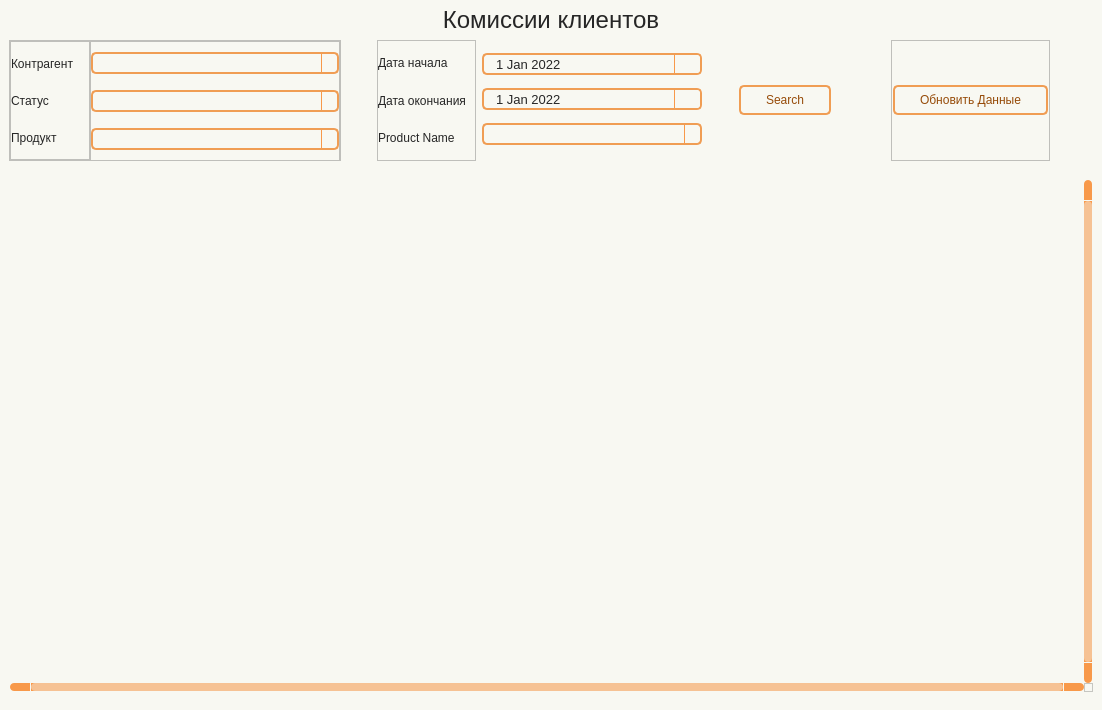
<?xml version="1.0" encoding="UTF-8"?>
<ui version="4.0">
 <class>Form</class>
 <widget class="QWidget" name="Form">
  <property name="geometry">
   <rect>
    <x>0</x>
    <y>0</y>
    <width>1102</width>
    <height>710</height>
   </rect>
  </property>
  <property name="minimumSize">
   <size>
    <width>930</width>
    <height>650</height>
   </size>
  </property>
  <property name="windowTitle">
   <string>Form</string>
  </property>
  <property name="styleSheet">
   <string notr="true">Form.QWidget{border: 2px solid #f28223;}

QWidget{
	background-color: #f8f8f2;
}

#Title_label.QLabel {
color: #262626;
font: 18pt &quot;Tahoma&quot;;
}

QLabel {
color: #262626;
font: 10pt &quot;Tahoma&quot;;
}

QPushButton {
	border: 2px solid #f09d54;
	border-radius: 5px;
	background-color: #f8f8f2;
	color: #964b09;
	font: 10pt &quot;Tahoma&quot;;
}

QPushButton:hover {
	background-color: #f28223;
	color: #ffffff;
}

QPushButton:pressed {
	background-color: #f28223;
	border: 2px solid #f28223;
	color: #ffffff;
}


QTableWidget {	
	background-color: #f8f8f2;
	padding: 10px;
	border-radius: 5px;
	gridline-color: #f8994a;
    outline: none;
	color: #262626;
}
QTableWidget::item{
	border-color: #f8994a;
	padding-left: 5px;
	padding-right: 5px;
	gridline-color: #f8994a;
	color: #262626;
	padding: 1px;
    font: 7pt &quot;Tahoma&quot;; 
}
QTableWidget::item:selected{
	background-color: #f28223;
    color: #ffffff;
}
QTableWidget::item:editable {
	background-color: #ffffd0;
	border: #ffffff;
}
QTableWidget::item:focus {
	background-color: #f28223;
	border: 2px solid #ffffff;
}
QHeaderView::section{
	background-color: #f8f8f2;
	border: none;
	border-style: none;
}
QTableWidget::horizontalHeader {	
	background-color: #f8994a;
	font: 10pt &quot;Tahoma&quot;;
}
QHeaderView::section:horizontal {
    border: 1px solid #f8994a;
	background-color: #ffd4af;
	padding: 3px;
	border-top-left-radius: 7px;
    border-top-right-radius: 7px;
    color: #262626;
}
QHeaderView::section:vertical {
    border: 1px solid #f8994a;
	color: #262626;
}

QLineEdit {
	background-color: #f8f8f2;
	border-radius: 5px;
	border: 2px solid #f09d54;
	padding-left: 10px;
	selection-color: rgb(255, 255, 255);
	selection-background-color: #f28223;
    color: #262626;
}
QLineEdit:hover {
	border: 2px solid #f28223;
}
QLineEdit:focus {
	border: 2px solid #f28223;
}

/* Стили для множественного выбора */
QListWidget {
    background-color: #f8f8f2;
    border: 2px solid #f09d54;
    border-radius: 5px;
    color: #262626;
    font: 10pt &quot;Tahoma&quot;;
}

QListWidget::item {
    padding: 5px;
    border-bottom: 1px solid #f8994a;
}

QListWidget::item:selected {
    background-color: #f28223;
    color: #ffffff;
}

QListWidget::item:hover {
    background-color: #ffd4af;
}

/* Улучшенная видимость чекбоксов */
QCheckBox::indicator {
    width: 16px;
    height: 16px;
}

QCheckBox::indicator:unchecked {
    border: 2px solid #f09d54;
    background-color: #f8f8f2;
    border-radius: 3px;
}

QCheckBox::indicator:checked {
    border: 2px solid #f28223;
    background-color: #f28223;
    border-radius: 3px;
    image: url(:/icon/icon/check.svg);
}

QCheckBox::indicator:hover {
    border: 2px solid #f28223;
}

QComboBox {
	background-color: #f8f8f2;
	border-radius: 5px;
	border: 2px solid #f09d54;
	padding-left: 10px;
	selection-color: #f28223;
	selection-background-color: #f28223;
    color: #262626;
	font: 9pt &quot;Tahoma&quot;;
}
QComboBox:hover {
	border: 2px solid #f28223;
	
}
QComboBox:focus {
	border: 2px solid #f28223;
}

QComboBox QAbstractItemView::item {
	color: #262626;
}
QComboBox QAbstractItemView::item::selected {
	background-color: #f09d54;
	color: #ffffff;
}

QComboBox::down-arrow {
	
	image: url(:/icon/icon/chevron-down — копия — копия.svg);
}
QComboBox::drop-down {
    subcontrol-origin: padding;
    subcontrol-position: top right;
    width: 15px;
    border-left-width: 1px;
    border-left-color: #f8994a;
    border-left-style: solid; /* just a single line */
    border-top-right-radius: 3px; /* same radius as the QComboBox */
    border-bottom-right-radius: 3px;
	color: #262626;
}

QScrollBar:horizontal {
    border: none;
    background: #f8994a;
    height: 8px;
    margin: 0px 21px 0 21px;
	border-radius: 0px;
}
QScrollBar::handle:horizontal {
    background: #f6c294;
    min-width: 20px;
	border-radius: 4px
}
QScrollBar::add-line:horizontal {
    border: none;
    background: #f8994a;
    width: 20px;
	border-top-right-radius: 4px;
    border-bottom-right-radius: 4px;
    subcontrol-position: right;
    subcontrol-origin: margin;
}
QScrollBar::sub-line:horizontal {
    border: none;
    background: #f8994a;
    width: 20px;
	border-top-left-radius: 4px;
    border-bottom-left-radius: 4px;
    subcontrol-position: left;
    subcontrol-origin: margin;
}
QScrollBar::up-arrow:horizontal, QScrollBar::down-arrow:horizontal
{
     background: none;
}
QScrollBar::add-page:horizontal, QScrollBar::sub-page:horizontal
{
     background: none;
}
 QScrollBar:vertical {
	border: none;
    background-color: #f8994a;
    width: 8px;
    margin: 21px 0 21px 0;
	border-radius: 0px;
 }
 QScrollBar::handle:vertical {	
	background: #f6c294;
    min-height: 25px;
	border-radius: 4px
 }
 QScrollBar::add-line:vertical {
     border: none;
    background: #f8994a;
     height: 20px;
	border-bottom-left-radius: 4px;
    border-bottom-right-radius: 4px;
     subcontrol-position: bottom;
     subcontrol-origin: margin;
 }
 QScrollBar::sub-line:vertical {
	border: none;
    background: #f8994a;
     height: 20px;
	border-top-left-radius: 4px;
    border-top-right-radius: 4px;
     subcontrol-position: top;
     subcontrol-origin: margin;
 }
 QScrollBar::up-arrow:vertical, QScrollBar::down-arrow:vertical {
     background: none;
 }

 QScrollBar::add-page:vertical, QScrollBar::sub-page:vertical {
     background: none;
 }

QDateEdit {
    background-color: #f8f8f2;
    border-radius: 5px;
    border: 2px solid #f09d54;
    padding-left: 10px; /* Add left padding */
    padding-right: 10px; /* Add right padding to accommodate the dropdown arrow */
    color: #262626;
    font: 10pt &quot;Tahoma&quot;;
    min-width: 80px; /* Minimum width to prevent text clipping */
}

QDateEdit:hover {
    border: 2px solid #f28223;
}

QDateEdit:focus {
    border: 2px solid #f28223;
}

QDateEdit::drop-down {
    subcontrol-origin: padding;
    subcontrol-position: top right;
    width: 25px; /* Keep the dropdown arrow width */
    border-left-width: 1px;
    border-left-color: #f8994a;
    border-left-style: solid;
    border-top-right-radius: 3px;
    border-bottom-right-radius: 3px;
    background-color: #f8f8f2;
}

QDateEdit::down-arrow {
	image: url(:/icon/icon/chevron-down — копия — копия.svg);
    width: 16px;
    height: 16px;
}

/* Calendar Styling */
QCalendarWidget {
    background-color: #f8f8f2;
    border: 2px solid #f28223;
    color: #262626;
}

QCalendarWidget QWidget {
    color: #262626;
}

QCalendarWidget QAbstractItemView {
    background-color: #f8f8f2;
    selection-background-color: #f28223;
    selection-color: #ffffff;
}

QCalendarWidget QToolButton {
    background-color: #ffd4af;
    color: #262626;
    font: 10pt &quot;Tahoma&quot;;
    border-radius: 3px;
    padding: 5px;
}

QCalendarWidget QToolButton:hover {
    background-color: #f28223;
    color: #ffffff;
}

QCalendarWidget QMenu {
    background-color: #f8f8f2;
    border: 1px solid #f28223;
}

QCalendarWidget QSpinBox {
    background-color: #f8f8f2;
    color: #262626;
    border: 1px solid #f09d54;
}

QCalendarWidget QSpinBox::up-button {
    subcontrol-origin: border;
    subcontrol-position: top right;
    width: 15px;
    border-left-width: 1px;
    border-left-color: #f8994a;
    border-left-style: solid;
}

QCalendarWidget QSpinBox::down-button {
    subcontrol-origin: border;
    subcontrol-position: bottom right;
    width: 15px;
    border-left-width: 1px;
    border-left-color: #f8994a;
    border-left-style: solid;
}

QCalendarWidget QSpinBox::up-arrow {
	image: url(:/icon/icon/chevron-up — копия — копия.svg);
    width: 10px;
    height: 10px;
}

QCalendarWidget QSpinBox::down-arrow {
	image: url(:/icon/icon/chevron-down — копия — копия.svg);
    width: 10px;
    height: 10px;
}
</string>
  </property>
  <layout class="QHBoxLayout" name="horizontalLayout">
   <property name="leftMargin">
    <number>0</number>
   </property>
   <property name="topMargin">
    <number>0</number>
   </property>
   <property name="rightMargin">
    <number>0</number>
   </property>
   <property name="bottomMargin">
    <number>0</number>
   </property>
   <item>
    <widget class="QWidget" name="widget" native="true">
     <layout class="QVBoxLayout" name="verticalLayout">
      <property name="spacing">
       <number>0</number>
      </property>
      <property name="leftMargin">
       <number>0</number>
      </property>
      <property name="topMargin">
       <number>0</number>
      </property>
      <property name="rightMargin">
       <number>0</number>
      </property>
      <property name="bottomMargin">
       <number>9</number>
      </property>
      <item>
       <widget class="QLabel" name="Title_label">
        <property name="minimumSize">
         <size>
          <width>0</width>
          <height>40</height>
         </size>
        </property>
        <property name="maximumSize">
         <size>
          <width>16777215</width>
          <height>40</height>
         </size>
        </property>
        <property name="font">
         <font>
          <family>Tahoma</family>
          <pointsize>18</pointsize>
          <italic>false</italic>
          <bold>false</bold>
         </font>
        </property>
        <property name="layoutDirection">
         <enum>Qt::LayoutDirection::LeftToRight</enum>
        </property>
        <property name="text">
         <string>Комиссии клиентов</string>
        </property>
        <property name="alignment">
         <set>Qt::AlignmentFlag::AlignCenter</set>
        </property>
       </widget>
      </item>
      <item>
       <widget class="QFrame" name="frame_Search">
        <property name="minimumSize">
         <size>
          <width>0</width>
          <height>130</height>
         </size>
        </property>
        <property name="maximumSize">
         <size>
          <width>16777215</width>
          <height>130</height>
         </size>
        </property>
        <layout class="QHBoxLayout" name="horizontalLayout_5">
         <property name="leftMargin">
          <number>9</number>
         </property>
         <property name="topMargin">
          <number>0</number>
         </property>
         <property name="rightMargin">
          <number>0</number>
         </property>
         <property name="bottomMargin">
          <number>9</number>
         </property>
         <item>
          <widget class="QFrame" name="frame_6">
           <property name="frameShape">
            <enum>QFrame::Shape::StyledPanel</enum>
           </property>
           <property name="frameShadow">
            <enum>QFrame::Shadow::Raised</enum>
           </property>
           <layout class="QHBoxLayout" name="horizontalLayout_2">
            <property name="spacing">
             <number>0</number>
            </property>
            <property name="leftMargin">
             <number>0</number>
            </property>
            <property name="topMargin">
             <number>0</number>
            </property>
            <property name="rightMargin">
             <number>0</number>
            </property>
            <property name="bottomMargin">
             <number>0</number>
            </property>
            <item>
             <widget class="QFrame" name="frame_4">
              <property name="minimumSize">
               <size>
                <width>80</width>
                <height>0</height>
               </size>
              </property>
              <property name="frameShape">
               <enum>QFrame::Shape::StyledPanel</enum>
              </property>
              <property name="frameShadow">
               <enum>QFrame::Shadow::Raised</enum>
              </property>
              <layout class="QVBoxLayout" name="verticalLayout_5">
               <property name="leftMargin">
                <number>0</number>
               </property>
               <property name="topMargin">
                <number>6</number>
               </property>
               <property name="bottomMargin">
                <number>6</number>
               </property>
               <item>
                <widget class="QLabel" name="label">
                 <property name="text">
                  <string>Контрагент</string>
                 </property>
                </widget>
               </item>
               <item>
                <widget class="QLabel" name="label_4">
                 <property name="text">
                  <string>Статус</string>
                 </property>
                </widget>
               </item>
               <item>
                <widget class="QLabel" name="label_7">
                 <property name="text">
                  <string>Продукт</string>
                 </property>
                </widget>
               </item>
              </layout>
             </widget>
            </item>
            <item>
             <widget class="QFrame" name="frame_5">
              <property name="minimumSize">
               <size>
                <width>250</width>
                <height>120</height>
               </size>
              </property>
              <property name="maximumSize">
               <size>
                <width>300</width>
                <height>16777215</height>
               </size>
              </property>
              <property name="frameShape">
               <enum>QFrame::Shape::StyledPanel</enum>
              </property>
              <property name="frameShadow">
               <enum>QFrame::Shadow::Raised</enum>
              </property>
              <layout class="QVBoxLayout" name="verticalLayout_6">
               <property name="leftMargin">
                <number>0</number>
               </property>
               <property name="topMargin">
                <number>0</number>
               </property>
               <property name="rightMargin">
                <number>0</number>
               </property>
               <property name="bottomMargin">
                <number>0</number>
               </property>
               <item>
                <widget class="QComboBox" name="line_customer">
                 <property name="minimumSize">
                  <size>
                   <width>0</width>
                   <height>22</height>
                  </size>
                 </property>
                 <property name="maximumSize">
                  <size>
                   <width>16777215</width>
                   <height>22</height>
                  </size>
                 </property>
                </widget>
               </item>
               <item>
                <widget class="QComboBox" name="line_status">
                 <property name="minimumSize">
                  <size>
                   <width>0</width>
                   <height>22</height>
                  </size>
                 </property>
                 <property name="maximumSize">
                  <size>
                   <width>16777215</width>
                   <height>22</height>
                  </size>
                 </property>
                </widget>
               </item>
               <item>
                <widget class="QComboBox" name="line_product">
                 <property name="minimumSize">
                  <size>
                   <width>0</width>
                   <height>22</height>
                  </size>
                 </property>
                 <property name="maximumSize">
                  <size>
                   <width>16777215</width>
                   <height>22</height>
                  </size>
                 </property>
                </widget>
               </item>
              </layout>
             </widget>
            </item>
           </layout>
          </widget>
         </item>
         <item>
          <spacer name="horizontalSpacer_3">
           <property name="orientation">
            <enum>Qt::Orientation::Horizontal</enum>
           </property>
           <property name="sizeType">
            <enum>QSizePolicy::Policy::Fixed</enum>
           </property>
           <property name="sizeHint" stdset="0">
            <size>
             <width>30</width>
             <height>20</height>
            </size>
           </property>
          </spacer>
         </item>
         <item>
          <widget class="QFrame" name="frame">
           <property name="minimumSize">
            <size>
             <width>75</width>
             <height>0</height>
            </size>
           </property>
           <property name="maximumSize">
            <size>
             <width>16777215</width>
             <height>16777215</height>
            </size>
           </property>
           <property name="font">
            <font>
             <pointsize>1</pointsize>
            </font>
           </property>
           <property name="frameShape">
            <enum>QFrame::Shape::StyledPanel</enum>
           </property>
           <property name="frameShadow">
            <enum>QFrame::Shadow::Raised</enum>
           </property>
           <layout class="QVBoxLayout" name="verticalLayout_2">
            <property name="leftMargin">
             <number>0</number>
            </property>
            <property name="topMargin">
             <number>6</number>
            </property>
            <property name="rightMargin">
             <number>9</number>
            </property>
            <property name="bottomMargin">
             <number>6</number>
            </property>
            <item>
             <widget class="QLabel" name="label_3">
              <property name="text">
               <string>Дата начала</string>
              </property>
             </widget>
            </item>
            <item>
             <widget class="QLabel" name="label_2">
              <property name="text">
               <string>Дата окончания</string>
              </property>
             </widget>
            </item>
            <item>
             <widget class="QLabel" name="label_6">
              <property name="text">
               <string>Product Name</string>
              </property>
             </widget>
            </item>
           </layout>
          </widget>
         </item>
         <item>
          <widget class="QFrame" name="frame_2">
           <property name="minimumSize">
            <size>
             <width>220</width>
             <height>120</height>
            </size>
           </property>
           <property name="maximumSize">
            <size>
             <width>300</width>
             <height>16777215</height>
            </size>
           </property>
           <layout class="QVBoxLayout" name="verticalLayout_3">
            <property name="spacing">
             <number>0</number>
            </property>
            <property name="leftMargin">
             <number>0</number>
            </property>
            <property name="topMargin">
             <number>0</number>
            </property>
            <property name="rightMargin">
             <number>0</number>
            </property>
            <property name="bottomMargin">
             <number>0</number>
            </property>
            <item>
             <widget class="QDateEdit" name="line_date_start">
              <property name="minimumSize">
               <size>
                <width>104</width>
                <height>22</height>
               </size>
              </property>
              <property name="maximumSize">
               <size>
                <width>16777215</width>
                <height>22</height>
               </size>
              </property>
              <property name="font">
               <font>
                <family>Tahoma</family>
                <pointsize>10</pointsize>
                <italic>false</italic>
                <bold>false</bold>
                <kerning>false</kerning>
               </font>
              </property>
              <property name="minimumDate">
               <date>
                <year>2022</year>
                <month>1</month>
                <day>1</day>
               </date>
              </property>
              <property name="calendarPopup">
               <bool>true</bool>
              </property>
              <property name="currentSectionIndex">
               <number>0</number>
              </property>
              <property name="timeSpec">
               <enum>Qt::TimeSpec::UTC</enum>
              </property>
             </widget>
            </item>
            <item>
             <widget class="QDateEdit" name="line_date_end">
              <property name="minimumSize">
               <size>
                <width>104</width>
                <height>22</height>
               </size>
              </property>
              <property name="maximumSize">
               <size>
                <width>16777215</width>
                <height>22</height>
               </size>
              </property>
              <property name="font">
               <font>
                <family>Tahoma</family>
                <pointsize>10</pointsize>
                <italic>false</italic>
                <bold>false</bold>
                <kerning>false</kerning>
               </font>
              </property>
              <property name="minimumDateTime">
               <datetime>
                <hour>21</hour>
                <minute>0</minute>
                <second>0</second>
                <year>2022</year>
                <month>1</month>
                <day>1</day>
               </datetime>
              </property>
              <property name="minimumDate">
               <date>
                <year>2022</year>
                <month>1</month>
                <day>1</day>
               </date>
              </property>
              <property name="calendarPopup">
               <bool>true</bool>
              </property>
             </widget>
            </item>
            <item>
             <widget class="QComboBox" name="line_prod_name">
              <property name="minimumSize">
               <size>
                <width>0</width>
                <height>22</height>
               </size>
              </property>
              <property name="maximumSize">
               <size>
                <width>16777215</width>
                <height>22</height>
               </size>
              </property>
              <property name="font">
               <font>
                <family>Tahoma</family>
                <pointsize>9</pointsize>
                <italic>false</italic>
                <bold>false</bold>
               </font>
              </property>
             </widget>
            </item>
           </layout>
          </widget>
         </item>
         <item>
          <spacer name="horizontalSpacer">
           <property name="orientation">
            <enum>Qt::Orientation::Horizontal</enum>
           </property>
           <property name="sizeType">
            <enum>QSizePolicy::Policy::Fixed</enum>
           </property>
           <property name="sizeHint" stdset="0">
            <size>
             <width>30</width>
             <height>20</height>
            </size>
           </property>
          </spacer>
         </item>
         <item>
          <widget class="QFrame" name="frame_3">
           <property name="minimumSize">
            <size>
             <width>0</width>
             <height>0</height>
            </size>
           </property>
           <property name="maximumSize">
            <size>
             <width>120</width>
             <height>16777215</height>
            </size>
           </property>
           <layout class="QHBoxLayout" name="horizontalLayout_3">
            <property name="spacing">
             <number>0</number>
            </property>
            <property name="leftMargin">
             <number>1</number>
            </property>
            <property name="topMargin">
             <number>0</number>
            </property>
            <property name="rightMargin">
             <number>1</number>
            </property>
            <property name="bottomMargin">
             <number>0</number>
            </property>
            <item>
             <widget class="QPushButton" name="btn_find">
              <property name="minimumSize">
               <size>
                <width>92</width>
                <height>30</height>
               </size>
              </property>
              <property name="maximumSize">
               <size>
                <width>92</width>
                <height>16777215</height>
               </size>
              </property>
              <property name="text">
               <string>Search</string>
              </property>
              <property name="icon">
               <iconset resource="../resource.qrc">
                <normaloff>:/icon/icon/search — копия — копия.svg</normaloff>:/icon/icon/search — копия — копия.svg</iconset>
              </property>
             </widget>
            </item>
           </layout>
          </widget>
         </item>
         <item>
          <spacer name="horizontalSpacer_6">
           <property name="orientation">
            <enum>Qt::Orientation::Horizontal</enum>
           </property>
           <property name="sizeHint" stdset="0">
            <size>
             <width>40</width>
             <height>20</height>
            </size>
           </property>
          </spacer>
         </item>
         <item>
          <widget class="QFrame" name="frame_9">
           <property name="maximumSize">
            <size>
             <width>161</width>
             <height>16777215</height>
            </size>
           </property>
           <property name="frameShape">
            <enum>QFrame::Shape::StyledPanel</enum>
           </property>
           <property name="frameShadow">
            <enum>QFrame::Shadow::Raised</enum>
           </property>
           <layout class="QVBoxLayout" name="verticalLayout_7">
            <property name="spacing">
             <number>0</number>
            </property>
            <property name="leftMargin">
             <number>1</number>
            </property>
            <property name="topMargin">
             <number>0</number>
            </property>
            <property name="rightMargin">
             <number>1</number>
            </property>
            <property name="bottomMargin">
             <number>0</number>
            </property>
            <item>
             <widget class="QPushButton" name="btn_refresh">
              <property name="minimumSize">
               <size>
                <width>155</width>
                <height>30</height>
               </size>
              </property>
              <property name="maximumSize">
               <size>
                <width>160</width>
                <height>16777215</height>
               </size>
              </property>
              <property name="text">
               <string>Обновить Данные</string>
              </property>
              <property name="icon">
               <iconset resource="../resource.qrc">
                <normaloff>:/icon/icon/refresh-ccw — копия — копия.svg</normaloff>:/icon/icon/refresh-ccw — копия — копия.svg</iconset>
              </property>
             </widget>
            </item>
           </layout>
          </widget>
         </item>
         <item>
          <spacer name="horizontalSpacer_2">
           <property name="orientation">
            <enum>Qt::Orientation::Horizontal</enum>
           </property>
           <property name="sizeHint" stdset="0">
            <size>
             <width>40</width>
             <height>20</height>
            </size>
           </property>
          </spacer>
         </item>
        </layout>
       </widget>
      </item>
      <item>
       <widget class="QTableWidget" name="table">
        <property name="font">
         <font>
          <family>Tahoma</family>
          <pointsize>9</pointsize>
         </font>
        </property>
        <property name="verticalScrollBarPolicy">
         <enum>Qt::ScrollBarPolicy::ScrollBarAlwaysOn</enum>
        </property>
        <property name="horizontalScrollBarPolicy">
         <enum>Qt::ScrollBarPolicy::ScrollBarAlwaysOn</enum>
        </property>
        <property name="sizeAdjustPolicy">
         <enum>QAbstractScrollArea::SizeAdjustPolicy::AdjustToContents</enum>
        </property>
        <property name="autoScrollMargin">
         <number>10</number>
        </property>
        <property name="selectionMode">
         <enum>QAbstractItemView::SelectionMode::SingleSelection</enum>
        </property>
        <property name="textElideMode">
         <enum>Qt::TextElideMode::ElideMiddle</enum>
        </property>
        <property name="sortingEnabled">
         <bool>true</bool>
        </property>
        <property name="wordWrap">
         <bool>true</bool>
        </property>
        <property name="columnCount">
         <number>0</number>
        </property>
        <attribute name="horizontalHeaderCascadingSectionResizes">
         <bool>true</bool>
        </attribute>
        <attribute name="horizontalHeaderMinimumSectionSize">
         <number>55</number>
        </attribute>
        <attribute name="horizontalHeaderShowSortIndicator" stdset="0">
         <bool>true</bool>
        </attribute>
        <attribute name="horizontalHeaderStretchLastSection">
         <bool>true</bool>
        </attribute>
        <attribute name="verticalHeaderVisible">
         <bool>false</bool>
        </attribute>
        <attribute name="verticalHeaderCascadingSectionResizes">
         <bool>true</bool>
        </attribute>
        <attribute name="verticalHeaderMinimumSectionSize">
         <number>20</number>
        </attribute>
        <attribute name="verticalHeaderDefaultSectionSize">
         <number>20</number>
        </attribute>
        <attribute name="verticalHeaderHighlightSections">
         <bool>false</bool>
        </attribute>
       </widget>
      </item>
     </layout>
    </widget>
   </item>
  </layout>
 </widget>
 <resources>
  <include location="../resource.qrc"/>
 </resources>
 <connections/>
</ui>
